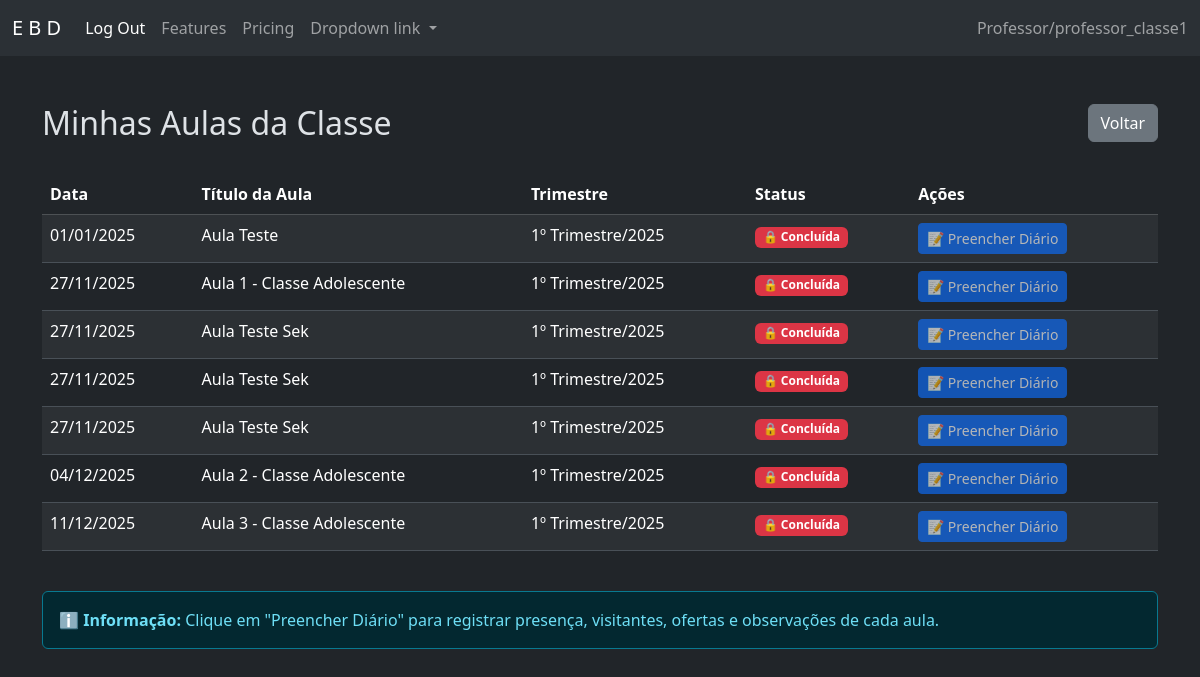
Screenshot of /professor/minhas-aulas/ (signed in) with the database file from the repository.
### base/models.py (models this page shows, shortened)
class Usuario(AbstractUser):
    ROLE_CHOICES = [
        ('superintendente', 'Superintendente'),
        ('secretario', 'Secretário'),
        ('professor', 'Professor'),
    ]
    igreja = models.ForeignKey(Igreja, on_delete=models.PROTECT, related_name="usuarios", null=True, blank=True)
    role = models.CharField("Cargo", max_length=50, choices=ROLE_CHOICES, default='professor')
    class Meta:
        verbose_name = "Usuário"
        verbose_name_plural = "Usuários"

class Aula(models.Model):
    trimestre = models.ForeignKey(Trimestre, on_delete=models.PROTECT, related_name="aulas")
    classe = models.ForeignKey(Classe, on_delete=models.PROTECT, related_name="aulas")
    titulo = models.CharField("Título da Aula", max_length=200)
    data_prevista = models.DateField(default=timezone.now)
    concluida = models.BooleanField(default=False)
    class Meta:
        verbose_name = "Aula"
        verbose_name_plural = "Aulas"
        ordering = ["data_prevista"]

class Trimestre(models.Model):
    igreja = models.ForeignKey(Igreja, on_delete=models.PROTECT, related_name="trimestres")
    trimestre = models.CharField(max_length=50)  # 1 Trim
    ano = models.PositiveIntegerField()
    ativo = models.BooleanField(default=False)
    concluido = models.BooleanField(default=False)
    class Meta:
        verbose_name = "Trimestre"
        verbose_name_plural = "Trimestres"
        unique_together = ('igreja', 'trimestre', 'ano')
        ordering = ["-ano", "trimestre"]

### base/views.py (the view)
# urls.py: path('professor/minhas-aulas/', views.aula_list_professor, name='aula_list_professor'),
@user_passes_test(is_professor)
def aula_list_professor(request):
    professor_logado = getattr(request.user, 'professor', None)
    if professor_logado:
        classe_do_professor = professor_logado.classe
        aulas = Aula.objects.filter(classe=classe_do_professor).order_by('data_prevista')
    else:
        aulas = Aula.objects.none()
    return render(request, 'aula_list_professor.html', {'aulas': aulas})

### base/views.py (called while the page is built)
def is_professor(user): return user.is_authenticated and user.role == 'professor'

### base/templates/aula_list_professor.html
{% extends 'tela_inicial/layout_base.html' %}
{% block conteudo %}
<div class="container py-5">
  <div class="row mb-4">
    <div class="col">
      <h2>Minhas Aulas da Classe</h2>
    </div>
    <div class="col text-end">
      <a href="{% url 'home' %}" class="btn btn-secondary">Voltar</a>
    </div>
  </div>
  {% if aulas %}
    <div class="table-responsive">
      <table class="table table-striped table-hover">
        <thead class="table-dark">
          <tr>
            <th>Data</th>
            <th>Título da Aula</th>
            <th>Trimestre</th>
            <th>Status</th>
            <th>Ações</th>
          </tr>
        </thead>
        <tbody>
          {% for aula in aulas %}
            <tr>
              <td>{{ aula.data_prevista|date:"d/m/Y" }}</td>
              <td>{{ aula.titulo }}</td>
              <td>{{ aula.trimestre.trimestre }}/{{ aula.trimestre.ano }}</td>
              <td>
                {% if aula.concluida %}
                  <span class="badge bg-danger">🔒 Concluída</span>
                {% else %}
                  <span class="badge bg-warning text-dark">⏳ Pendente</span>
                {% endif %}
              </td>
              <td>
                {% if not aula.concluida %}
                  <a href="{% url 'diario_registro' aula.id %}" class="btn btn-sm btn-primary">📝 Preencher Diário</a>
                {% else %}
                  <button class="btn btn-sm btn-primary" disabled title="Aula concluída">📝 Preencher Diário</button>
                {% endif %}
              </td>
            </tr>
          {% endfor %}
        </tbody>
      </table>
    </div>
  {% else %}
    <div class="alert alert-info text-center">
      <p class="mb-0">Nenhuma aula registrada para sua classe ainda.</p>
    </div>
  {% endif %}
  <div class="alert alert-info mt-4" role="alert">
    <strong>ℹ️ Informação:</strong> Clique em "Preencher Diário" para registrar presença, visitantes, ofertas e observações de cada aula.
  </div>
</div>
{% endblock conteudo %}

### base/templates/tela_inicial/layout_base.html (shortened to what this page needs)
{% load static %}
<!doctype html>
<html lang="pt-br">
    <head>
        <link href="https://cdn.jsdelivr.net/npm/bootstrap@5.3.8/dist/css/bootstrap.min.css" rel="stylesheet">
    </head>
  <body data-bs-theme="dark">
    <nav class="navbar navbar-expand-lg bg-body-tertiary" data-bs-theme="dark">
        <div class="container-fluid">
            <a class="navbar-brand" href="{% url 'home' %}" style="cursor: pointer;">E B D</a>
            <div class="collapse navbar-collapse" id="navbarNavDropdown">
            <ul class="navbar-nav">
                <li class="nav-item">
                <form action="{% url 'logout' %}" method="post">
                    <button type="submit" class="nav-link active" aria-current="page"> Log Out </button>
                </form>
                </li>
                <li class="nav-item">
                <a class="nav-link" href="#">Features</a>
                </li>
                <li class="nav-item">
                <a class="nav-link" href="#">Pricing</a>
                </li>
                <li class="nav-item dropdown">
                <a class="nav-link dropdown-toggle" href="#" role="button" data-bs-toggle="dropdown" aria-expanded="false">
                    Dropdown link
                </a>
                </li>
            </ul>
            <span class="navbar-text ms-auto">
                {{ request.user.get_role_display }}/{{ request.user.get_full_name|default:request.user.username }}
            </span>
            </div>
        </div>
    </nav>
        <main>
            {% block conteudo %}{% endblock %}
        </main>
  </body>
</html>

### rows the page displays
Usuario: user.role "Professor", user.get_full_name "professor_classe1"
Aula: data_prevista "01/01/2025", titulo "Aula Teste", trimestre.trimestre "1º Trimestre", trimestre.ano "2025", concluida "🔒 Concluída"
Aula: data_prevista "27/11/2025", titulo "Aula 1 - Classe Adolescente", trimestre.trimestre "1º Trimestre", trimestre.ano "2025", concluida "🔒 Concluída"
Aula: data_prevista "27/11/2025", titulo "Aula Teste Sek", trimestre.trimestre "1º Trimestre", trimestre.ano "2025", concluida "🔒 Concluída"
Aula: data_prevista "27/11/2025", titulo "Aula Teste Sek", trimestre.trimestre "1º Trimestre", trimestre.ano "2025", concluida "🔒 Concluída"
Aula: data_prevista "27/11/2025", titulo "Aula Teste Sek", trimestre.trimestre "1º Trimestre", trimestre.ano "2025", concluida "🔒 Concluída"
Aula: data_prevista "04/12/2025", titulo "Aula 2 - Classe Adolescente", trimestre.trimestre "1º Trimestre", trimestre.ano "2025", concluida "🔒 Concluída"
Aula: data_prevista "11/12/2025", titulo "Aula 3 - Classe Adolescente", trimestre.trimestre "1º Trimestre", trimestre.ano "2025", concluida "🔒 Concluída"
